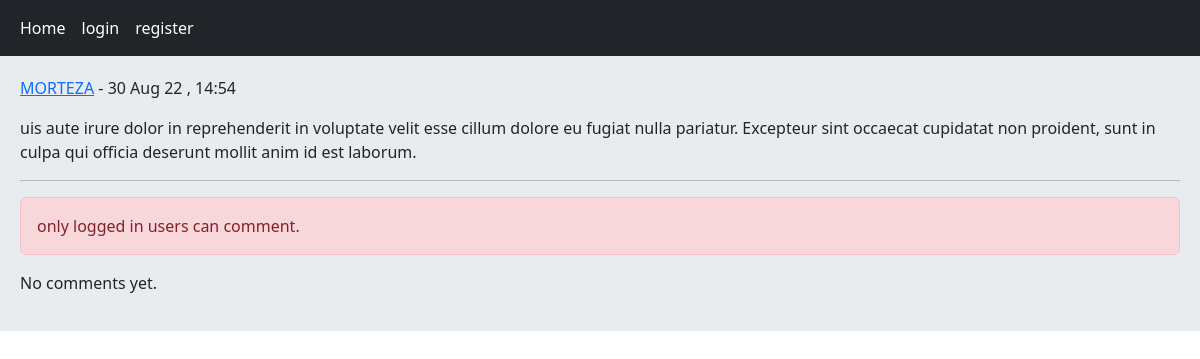
/post/12/uis-aute-irure-dolor-in-reprehenderit-in-voluptate/, run on the app's committed database.
### home/models.py (models this page shows, shortened)
class Post(models.Model):
    user = models.ForeignKey(User, on_delete=models.CASCADE, related_name='posts')
    body = models.TextField()
    slug = models.SlugField()
    created = models.DateTimeField(auto_now_add = True)
    updated = models.DateTimeField(auto_now = True)
    class Meta:
        ordering = ('-created',)

### home/views.py (the view, shortened to what this page needs)
# urls.py: path('post/<int:post_id>/<slug:post_slug>/', views.PostDetailView.as_view(), name= 'post_detail'),
class PostDetailView(View):
    form_class = CommentCreateForm
    form_class_reply = CommentReplyForm
    def setup(self, request, *args, **kwargs):
        self.post_instance = get_object_or_404(Post, pk = kwargs['post_id'], slug = kwargs['post_slug'])
        self.comments = self.post_instance.pcomments.filter(is_reply= False)
        return super().setup(request, *args, **kwargs)
    def get(self, request, *args, **kwargs):
        comments = self.comments
        can_like = False
        if request.user.is_authenticated and self.post_instance.user_can_like(request.user):
            can_like = True
        return render(request, 'home/detail.html', {'post': self.post_instance, 'comments': comments, 'form': self.form_class, 'reply_form': self.form_class_reply, 'can_like': can_like})

### home/templates/home/detail.html (shortened to what this page needs)
{% extends 'base.html' %}
{% block content %}
        <p><a href="{% url 'account:user_profile' post.user.id %}">{{ post.user.username|upper }}</a> - {{ post.updated|date:"j M y , H:i" }}</p>
    <p> {{ post.body }}</p><hr>
    {% if request.user.is_authenticated %}
    <a href="{% url 'home:post_like' post.id %}" class=" {% if can_like %} disabled {% endif %} btn btn-primary col-md-1">Like - {{ post.likes_count }}</a>
        <form action="" method="post" novalidate>
            {% csrf_token %}
            {{ form.as_p }}
            <input type="submit" value="send" class="btn btn-primary">
        </form><br>
    {% else %}
    <p class="alert alert-danger">only logged in users can comment.</p>
    {% endif %}
    {% for comment in comments %}
        <div class="card bg-dark text-white">
            <p class="card-header">{{ comment.user }} | {{ comment.created|timesince }}</p>
            <p class="card-body">{{ comment.body }}</p>
            {% if request.user.is_authenticated %}
            <form action="{% url 'home:add_reply' post.id comment.id %}" method="post" style="display: none;">
                {% csrf_token %}
                {{ reply_form.as_p }}
                <input type="submit" value="send">
            </form>
            {% endif %}
            {% with replies=comment.rcomments.all %}
            {% for reply in replies %}
                <p class="bg-primary p-3 m-2">{{ reply.user }} <br> {{ reply.body }}</p>
            {% endfor %}
            {% endwith %}
        </div><br>
    {% empty %}
        <p> No comments yet.</p>
    {% endfor %}
{% endblock %}

### templates/base.html (shortened to what this page needs)
<!DOCTYPE html>
<html lang="en">
<head>
    <link href="https://cdn.jsdelivr.net/npm/bootstrap@5.2.0/dist/css/bootstrap.min.css" rel="stylesheet"
>
</head>
<body>
    {% include 'inc/navbar.html' %}
    <div class="jumbotron">
        {% block content %}{% endblock %}
    </div>
</body>
</html>

### templates/inc/navbar.html
<nav class="navbar navbar-expand-lg navbar-dark bg-dark">
    <div class="container-fluid">
        <div class="navbar-nav">
            <a class="nav-link active" href="{% url 'home:home' %}">Home</a>
            {% if user.is_authenticated %}
            <a class="nav-link active" href="{% url 'account:user_profile' request.user.id %}">profile</a>
            <a class="nav-link active" href="{% url 'account:user_logout' %}">logout</a>
            {% else %}
            <a class="nav-link active" href="{% url 'account:user_login' %}">login</a>
            <a class="nav-link active" href="{% url 'account:user_register' %}">register</a>
            {% endif %}
        </div>
    </div>
</nav>

### templates/base.html (style rules this page uses)
.jumbotron { padding: 20px; margin-bottom: 20px; background-color: #e9ecef; }

### data on the page
Post: user.username "MORTEZA", updated "30 Aug 22 , 14:54", body "uis aute irure dolor in reprehenderit in voluptate velit esse cillum dolore eu fugiat nulla pariatur. Excepteur sint occaecat cupidatat non proident, sunt in culpa qui officia deserunt mollit anim id est laborum."
